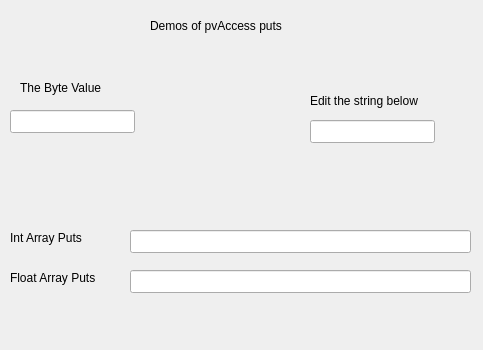
<?xml version="1.0" encoding="UTF-8"?>
<ui version="4.0">
 <class>Form</class>
 <widget class="QWidget" name="Form">
  <property name="geometry">
   <rect>
    <x>0</x>
    <y>0</y>
    <width>483</width>
    <height>350</height>
   </rect>
  </property>
  <property name="windowTitle">
   <string>Form</string>
  </property>
  <widget class="PyDMByteIndicator" name="PyDMByteIndicator">
   <property name="geometry">
    <rect>
     <x>140</x>
     <y>60</y>
     <width>101</width>
     <height>131</height>
    </rect>
   </property>
   <property name="toolTip">
    <string/>
   </property>
   <property name="alarmSensitiveContent" stdset="0">
    <bool>false</bool>
   </property>
   <property name="alarmSensitiveBorder" stdset="0">
    <bool>true</bool>
   </property>
   <property name="channel" stdset="0">
    <string>pva://PyDM:PVA:ByteValue</string>
   </property>
   <property name="showLabels" stdset="0">
    <bool>true</bool>
   </property>
   <property name="bigEndian" stdset="0">
    <bool>false</bool>
   </property>
   <property name="circles" stdset="0">
    <bool>false</bool>
   </property>
   <property name="numBits" stdset="0">
    <number>8</number>
   </property>
   <property name="shift" stdset="0">
    <number>0</number>
   </property>
   <property name="labels" stdset="0">
    <stringlist>
     <string>Bit 0</string>
     <string>Bit 1</string>
     <string>Bit 2</string>
     <string>Bit 3</string>
     <string>Bit 4</string>
     <string>Bit 5</string>
     <string>Bit 6</string>
     <string>Bit 7</string>
    </stringlist>
   </property>
  </widget>
  <widget class="QLabel" name="label">
   <property name="geometry">
    <rect>
     <x>20</x>
     <y>80</y>
     <width>101</width>
     <height>16</height>
    </rect>
   </property>
   <property name="text">
    <string>The Byte Value</string>
   </property>
  </widget>
  <widget class="PyDMLineEdit" name="PyDMLineEdit_4">
   <property name="geometry">
    <rect>
     <x>10</x>
     <y>110</y>
     <width>125</width>
     <height>23</height>
    </rect>
   </property>
   <property name="toolTip">
    <string/>
   </property>
   <property name="precision" stdset="0">
    <number>0</number>
   </property>
   <property name="showUnits" stdset="0">
    <bool>false</bool>
   </property>
   <property name="precisionFromPV" stdset="0">
    <bool>true</bool>
   </property>
   <property name="alarmSensitiveContent" stdset="0">
    <bool>false</bool>
   </property>
   <property name="alarmSensitiveBorder" stdset="0">
    <bool>true</bool>
   </property>
   <property name="channel" stdset="0">
    <string>pva://PyDM:PVA:ByteValue</string>
   </property>
  </widget>
  <widget class="PyDMLineEdit" name="PyDMLineEdit_5">
   <property name="geometry">
    <rect>
     <x>130</x>
     <y>270</y>
     <width>341</width>
     <height>23</height>
    </rect>
   </property>
   <property name="toolTip">
    <string/>
   </property>
   <property name="precision" stdset="0">
    <number>0</number>
   </property>
   <property name="showUnits" stdset="0">
    <bool>false</bool>
   </property>
   <property name="precisionFromPV" stdset="0">
    <bool>true</bool>
   </property>
   <property name="alarmSensitiveContent" stdset="0">
    <bool>false</bool>
   </property>
   <property name="alarmSensitiveBorder" stdset="0">
    <bool>true</bool>
   </property>
   <property name="channel" stdset="0">
    <string>pva://PyDM:PVA:Waveform</string>
   </property>
  </widget>
  <widget class="PyDMLineEdit" name="PyDMLineEdit_6">
   <property name="geometry">
    <rect>
     <x>130</x>
     <y>230</y>
     <width>341</width>
     <height>23</height>
    </rect>
   </property>
   <property name="toolTip">
    <string/>
   </property>
   <property name="precision" stdset="0">
    <number>0</number>
   </property>
   <property name="showUnits" stdset="0">
    <bool>false</bool>
   </property>
   <property name="precisionFromPV" stdset="0">
    <bool>true</bool>
   </property>
   <property name="alarmSensitiveContent" stdset="0">
    <bool>false</bool>
   </property>
   <property name="alarmSensitiveBorder" stdset="0">
    <bool>true</bool>
   </property>
   <property name="channel" stdset="0">
    <string>pva://PyDM:PVA:IntArray</string>
   </property>
  </widget>
  <widget class="QLabel" name="label_2">
   <property name="geometry">
    <rect>
     <x>10</x>
     <y>230</y>
     <width>91</width>
     <height>16</height>
    </rect>
   </property>
   <property name="text">
    <string>Int Array Puts</string>
   </property>
  </widget>
  <widget class="QLabel" name="label_3">
   <property name="geometry">
    <rect>
     <x>10</x>
     <y>270</y>
     <width>101</width>
     <height>16</height>
    </rect>
   </property>
   <property name="text">
    <string>Float Array Puts</string>
   </property>
  </widget>
  <widget class="PyDMLabel" name="PyDMLabel">
   <property name="geometry">
    <rect>
     <x>340</x>
     <y>160</y>
     <width>121</width>
     <height>41</height>
    </rect>
   </property>
   <property name="toolTip">
    <string/>
   </property>
   <property name="precision" stdset="0">
    <number>0</number>
   </property>
   <property name="showUnits" stdset="0">
    <bool>false</bool>
   </property>
   <property name="precisionFromPV" stdset="0">
    <bool>true</bool>
   </property>
   <property name="alarmSensitiveContent" stdset="0">
    <bool>false</bool>
   </property>
   <property name="alarmSensitiveBorder" stdset="0">
    <bool>true</bool>
   </property>
   <property name="channel" stdset="0">
    <string>pva://PyDM:PVA:StringValue</string>
   </property>
  </widget>
  <widget class="PyDMLineEdit" name="PyDMLineEdit">
   <property name="geometry">
    <rect>
     <x>310</x>
     <y>120</y>
     <width>125</width>
     <height>23</height>
    </rect>
   </property>
   <property name="toolTip">
    <string/>
   </property>
   <property name="precision" stdset="0">
    <number>0</number>
   </property>
   <property name="showUnits" stdset="0">
    <bool>false</bool>
   </property>
   <property name="precisionFromPV" stdset="0">
    <bool>true</bool>
   </property>
   <property name="alarmSensitiveContent" stdset="0">
    <bool>false</bool>
   </property>
   <property name="alarmSensitiveBorder" stdset="0">
    <bool>true</bool>
   </property>
   <property name="channel" stdset="0">
    <string>pva://PyDM:PVA:StringValue</string>
   </property>
  </widget>
  <widget class="QLabel" name="label_4">
   <property name="geometry">
    <rect>
     <x>310</x>
     <y>90</y>
     <width>151</width>
     <height>21</height>
    </rect>
   </property>
   <property name="text">
    <string>Edit the string below</string>
   </property>
  </widget>
  <widget class="QLabel" name="label_5">
   <property name="geometry">
    <rect>
     <x>150</x>
     <y>10</y>
     <width>201</width>
     <height>31</height>
    </rect>
   </property>
   <property name="text">
    <string>Demos of pvAccess puts</string>
   </property>
  </widget>
  <widget class="PyDMLabel" name="PyDMLabel_2">
   <property name="geometry">
    <rect>
     <x>70</x>
     <y>310</y>
     <width>241</width>
     <height>21</height>
    </rect>
   </property>
   <property name="toolTip">
    <string/>
   </property>
   <property name="precision" stdset="0">
    <number>0</number>
   </property>
   <property name="showUnits" stdset="0">
    <bool>false</bool>
   </property>
   <property name="precisionFromPV" stdset="0">
    <bool>true</bool>
   </property>
   <property name="alarmSensitiveContent" stdset="0">
    <bool>false</bool>
   </property>
   <property name="alarmSensitiveBorder" stdset="0">
    <bool>true</bool>
   </property>
   <property name="channel" stdset="0">
    <string>pva://PyDM:PVA:StringArray</string>
   </property>
  </widget>
 </widget>
 <customwidgets>
  <customwidget>
   <class>PyDMLabel</class>
   <extends>QLabel</extends>
   <header>pydm.widgets.label</header>
  </customwidget>
  <customwidget>
   <class>PyDMByteIndicator</class>
   <extends>QWidget</extends>
   <header>pydm.widgets.byte</header>
  </customwidget>
  <customwidget>
   <class>PyDMLineEdit</class>
   <extends>QLineEdit</extends>
   <header>pydm.widgets.line_edit</header>
  </customwidget>
 </customwidgets>
 <resources/>
 <connections/>
</ui>
